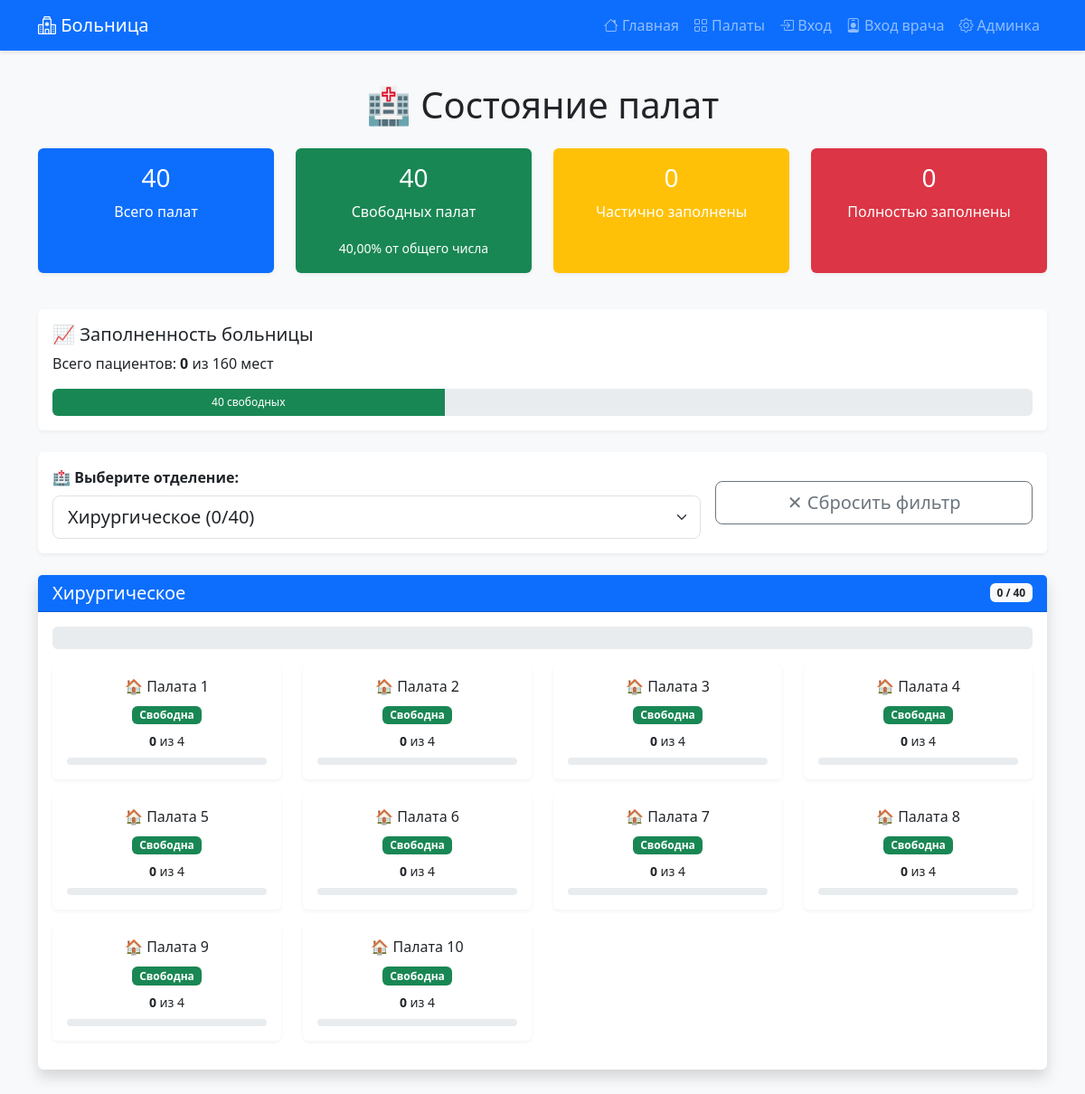
The app's page /room_status/?department=1 with its own data.
### hospital/models.py (models this page shows, shortened)
class Department(models.Model):
    name = models.CharField(max_length=100, verbose_name="Название отделения")
    class Meta:
        verbose_name = "Отделение"
        verbose_name_plural = "Отделения"

class Room(models.Model):
    department = models.ForeignKey(Department, on_delete=models.CASCADE, verbose_name="Отделение")
    number = models.IntegerField(verbose_name="Номер палаты")
    capacity = models.IntegerField(default=4, verbose_name="Вместимость")
    class Meta:
        verbose_name = "Палата"
        verbose_name_plural = "Палаты"
        unique_together = ['department', 'number']
        ordering = ['department', 'number']

### hospital/views.py (the view)
# urls.py: path('room_status/', views.room_status, name='room_status'),
def room_status(request):
    dep_id = request.GET.get('department')
    if dep_id:
        departments = Department.objects.filter(id=dep_id).prefetch_related('room_set__patient_set')
    else:
        departments = Department.objects.all().prefetch_related('room_set__patient_set')
    total_rooms = Room.objects.count()
    total_capacity = Room.objects.aggregate(total=Sum('capacity'))['total'] or 0
    total_patients = Patient.objects.count()
    occupied_rooms = Room.objects.annotate(patient_count=Count('patient')).filter(patient_count__gt=0).count()
    full_rooms = Room.objects.annotate(
        patient_count=Count('patient')
    ).filter(
        patient_count__gte=4
    ).count()
    empty_rooms = Room.objects.annotate(patient_count=Count('patient')).filter(patient_count=0).count()
    partial_rooms = occupied_rooms - full_rooms
    departments_stats = []
    for dep in departments:
        rooms = Room.objects.filter(department=dep).prefetch_related('patient_set')
        dep_total_patients = Patient.objects.filter(room__department=dep).count()
        dep_total_capacity = sum(r.capacity for r in rooms)
        dep_fill_percent = int((dep_total_patients / dep_total_capacity) * 100) if dep_total_capacity > 0 else 0
        departments_stats.append({
            'department': dep,
            'rooms': rooms,
            'total_patients': dep_total_patients,
            'total_capacity': dep_total_capacity,
            'fill_percent': dep_fill_percent,
        })
    context = {
        'departments_stats': departments_stats,
        'total_rooms': total_rooms,
        'total_capacity': total_capacity,
        'total_patients': total_patients,
        'occupied_rooms': occupied_rooms,
        'full_rooms': full_rooms,
        'empty_rooms': empty_rooms,
        'partial_rooms': partial_rooms,
        'selected_department': dep_id,
    }
    return render(request, "room_status.html", context)

### hospital/templates/room_status.html (shortened to what this page needs)
{% extends 'base.html' %}
{% block content %}
<div class="container">
    <h1 class="text-center mb-4">🏥 Состояние палат</h1>
    <div class="row mb-4">
        <div class="col-md-3 mb-3">
            <div class="card text-white bg-primary h-100">
                <div class="card-body text-center">
                    <h3 class="card-title">{{ total_rooms }}</h3>
                    <p class="card-text">Всего палат</p>
                </div>
            </div>
        </div>
        <div class="col-md-3 mb-3">
            <div class="card text-white bg-success h-100">
                <div class="card-body text-center">
                    <h3 class="card-title">{{ empty_rooms }}</h3>
                    <p class="card-text">Свободных палат</p>
                    <small>{{ empty_rooms|floatformat:1|add:"0" }}% от общего числа</small>
                </div>
            </div>
        </div>
        <div class="col-md-3 mb-3">
            <div class="card text-white bg-warning h-100">
                <div class="card-body text-center">
                    <h3 class="card-title">{{ partial_rooms }}</h3>
                    <p class="card-text">Частично заполнены</p>
                </div>
            </div>
        </div>
        <div class="col-md-3 mb-3">
            <div class="card text-white bg-danger h-100">
                <div class="card-body text-center">
                    <h3 class="card-title">{{ full_rooms }}</h3>
                    <p class="card-text">Полностью заполнены</p>
                </div>
            </div>
        </div>
    </div>
    <div class="card mb-4">
        <div class="card-body">
            <h5 class="card-title">📈 Заполненность больницы</h5>
            <p>Всего пациентов: <strong>{{ total_patients }}</strong> из {{ total_capacity }} мест</p>
            <div class="progress" style="height: 30px;">
                <div class="progress-bar bg-success" style="width: {{ empty_rooms|floatformat:0|add:'0' }}%;">
                    {{ empty_rooms }} свободных
                </div>
            </div>
        </div>
    </div>
    <div class="card mb-4">
        <div class="card-body">
            <form method="GET" class="row g-3 align-items-center">
                <div class="col-md-8">
                    <label class="form-label fw-bold">🏥 Выберите отделение:</label>
                    <select name="department" class="form-select form-select-lg" onchange="this.form.submit()">
                        {% for dep_stat in departments_stats %}
                        <option value="{{ dep_stat.department.id }}" {% if selected_department == dep_stat.department.id|stringformat:"s" %}selected{% endif %}>
                            {{ dep_stat.department.name }} ({{ dep_stat.total_patients }}/{{ dep_stat.total_capacity }})
                        </option>
                        {% endfor %}
                    </select>
                </div>
                <div class="col-md-4">
                    <a href="{% url 'room_status' %}" class="btn btn-outline-secondary btn-lg w-100">
                        ✕ Сбросить фильтр
                    </a>
                </div>
            </form>
        </div>
    </div>
    {% for dep_stat in departments_stats %}
    <div class="card mb-4 shadow">
        <div class="card-header bg-primary text-white d-flex justify-content-between align-items-center">
            <h5 class="mb-0">{{ dep_stat.department.name }}</h5>
            <span class="badge bg-light text-dark">{{ dep_stat.total_patients }} / {{ dep_stat.total_capacity }}</span>
        </div>
        <div class="card-body">
            <div class="progress mb-3" style="height: 25px;">
            </div>
            <div class="row">
                {% for room in dep_stat.rooms %}
                <div class="col-md-3 col-sm-4 mb-3">
                    {% with patients=room.patient_set.all %}
                    {% with occupancy=patients.count %}
                    <div class="card h-100 {% if occupancy == 0 %}border-success{% elif occupancy >= 4 %}border-danger{% else %}border-warning{% endif %}"
                         style="border-width: 3px; cursor: pointer;"
                         data-bs-toggle="modal"
                         data-bs-target="#roomModal{{ room.id }}">
                        <div class="card-body text-center p-3">
                            <h6 class="card-title mb-2">
                                🏠 Палата {{ room.number }}
                            </h6>
                            <div class="mb-2">
                                {% if occupancy == 0 %}
                                    <span class="badge bg-success">Свободна</span>
                                {% elif occupancy >= 4 %}
                                    <span class="badge bg-danger">Заполнена</span>
                                {% else %}
                                    <span class="badge bg-warning text-dark">Частично</span>
                                {% endif %}
                            </div>
                            <p class="card-text small mb-0">
                                <strong>{{ occupancy }}</strong> из {{ room.capacity }}
                            </p>
                            <div class="progress mt-2" style="height: 8px;">
                            </div>
                        </div>
                    </div>
                    {% endwith %}
                    {% endwith %}
                </div>
                {% endfor %}
            </div>
        </div>
    </div>
    {% endfor %}
</div>
{% endblock %}

### hospital/templates/base.html (style rules this page uses)
body { background-color: #f8f9fa; min-height: 100vh; display: flex; flex-direction: column; }
.card { box-shadow: 0 2px 4px rgba(0,0,0,0.05); border: none; }

### records on screen
Department: department.name "Хирургическое", total_patients "0", total_capacity "40"
Room: number "1", occupancy "0", capacity "4"
Room: number "2", occupancy "0", capacity "4"
Room: number "3", occupancy "0", capacity "4"
Room: number "4", occupancy "0", capacity "4"
Room: number "5", occupancy "0", capacity "4"
Room: number "6", occupancy "0", capacity "4"
Room: number "7", occupancy "0", capacity "4"
Room: number "8", occupancy "0", capacity "4"
Room: number "9", occupancy "0", capacity "4"
Room: number "10", occupancy "0", capacity "4"

### other values on screen
{{ total_rooms }} "40"
{{ empty_rooms }} "40"
{{ empty_rooms|floatformat:1|add:"0" }} "40,00"
{{ partial_rooms }} "0"
{{ full_rooms }} "0"
{{ total_patients }} "0"
{{ total_capacity }} "160"
form field department "Хирургическое (0/40)"
